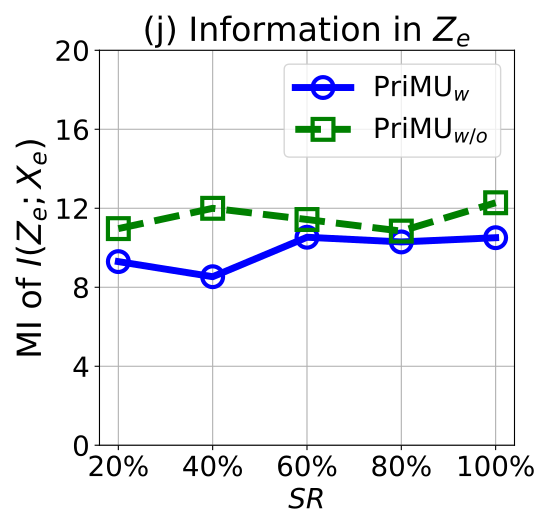

Reproduce this figure in Python.


import numpy as np
import matplotlib.pyplot as plt

epsilon = 3
beta = 1 / epsilon


x=[1, 2, 3, 4, 5]
# validation_for_plt =[97,95.8600, 94.9400, 93.5400, 93.2400]
# attack_for_plt=[0, 0.3524, 0, 0.1762, 0.1762]
# basic_for_plt=[99.8, 99.8, 99.8, 99.8, 99.8]

labels = ['20%', '40%', '60%', '80%', '100%']
unl_org_0=[9.42,  9.42, 9.42, 9.42, 9.42]
unl_org = [94.07, 80.92, 85.703, 86.48, 77.69]

unl_hess_r = [4.951407, 4.9514073, 4.951407, 4.951407, 4.951407]
unl_vbu = [52.9582, 52.9582, 52.9582, 52.9582, 52.9582]


unl_ss_w = [9.299, 8.53438, 10.53291, 10.2954, 10.51]
unl_ss_wo = [10.97029, 11.9979, 11.4308, 10.84503, 12.2798]



plt.figure(figsize=(5.5, 5.3))
l_w=5
m_s=15
marker_s = 3
markevery=1
#plt.figure(figsize=(8, 5.3))
#plt.plot(x, unl_fr, color='blue', marker='^', label='Retrain',linewidth=l_w, markersize=m_s)
plt.plot(x, unl_ss_w, linestyle='-', color='b', marker='o', fillstyle='none', markevery=markevery,
         label='PriMU$_{w}$', linewidth=l_w, markersize=m_s, markeredgewidth=marker_s)

#plt.plot(x, unl_ss_w, color='g',  marker='*',  label='PriMU$_{w}$',linewidth=l_w, markersize=m_s)
plt.plot(x, unl_ss_wo, linestyle='--', color='g',  marker='s', fillstyle='none', markevery=markevery,
         label='PriMU$_{w/o}$',linewidth=l_w, markersize=m_s, markeredgewidth=marker_s)

# plt.plot(x, unl_vbu, linestyle=':', color='r',  marker='^', fillstyle='none', markevery=markevery,
#          label='VBU', linewidth=l_w,  markersize=m_s, markeredgewidth=marker_s)
#
# plt.plot(x, unl_hess_r, linestyle='-.', color='k',  marker='D', fillstyle='none', markevery=markevery,
#          label='HBFU',linewidth=l_w, markersize=m_s, markeredgewidth=marker_s)



#plt.plot(x, unl_vibu, color='silver',  marker='d',  label='VIBU',linewidth=4,  markersize=10)

# plt.plot(x, y_sa03, color='r',  marker='2',  label='AAAI21 A_acc, pr=0.3',linewidth=3, markersize=8)
# plt.plot(x, y_sa05, color='darkblue',  marker='4',  label='AAAI21 A_acc, pr=0.5',linewidth=3, markersize=8)
# plt.plot(x, y_ma03, color='darkviolet',  marker='3',  label='FedMC A_acc, pr=0.3',linewidth=3, markersize=8)
# plt.plot(x, y_ma05, color='cyan',  marker='p',  label='FedMC A_acc, pr=0.5',linewidth=3, markersize=8)


plt.grid()
leg = plt.legend(fancybox=True, shadow=True)
# plt.xlabel('Malicious Client Ratio (%)' ,fontsize=16)
plt.ylabel('MI of $I(Z_e;X_e)$' ,fontsize=24)
my_y_ticks = np.arange(0, 21, 4)
plt.yticks(my_y_ticks, fontsize=20)
plt.xlabel('$\it{SR}$', fontsize=20)

plt.xticks(x, labels, fontsize=20)
# plt.title('CIFAR10 IID')
plt.title('(j) Information in $Z_e$', fontsize=24)
plt.legend(loc='best', fontsize=20)
plt.tight_layout()
#plt.title("MNIST")
plt.rcParams['figure.figsize'] = (2.0, 1)
plt.rcParams['image.interpolation'] = 'nearest'
plt.rcParams['figure.subplot.left'] = 0.11
plt.rcParams['figure.subplot.bottom'] = 0.08
plt.rcParams['figure.subplot.right'] = 0.977
plt.rcParams['figure.subplot.top'] = 0.969
plt.savefig('celeba_mi_epsilon_curve.pdf', format='pdf', dpi=200)
plt.show()
